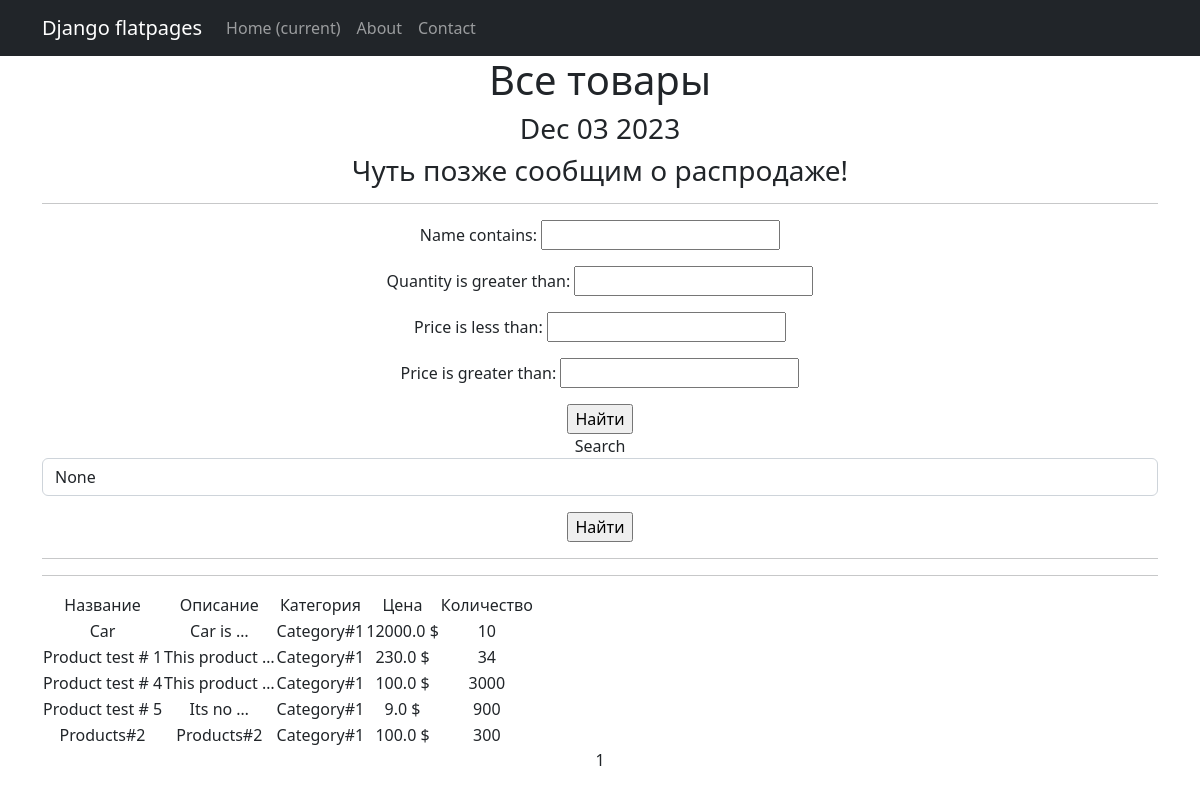
Before: /products/ with the older database file.
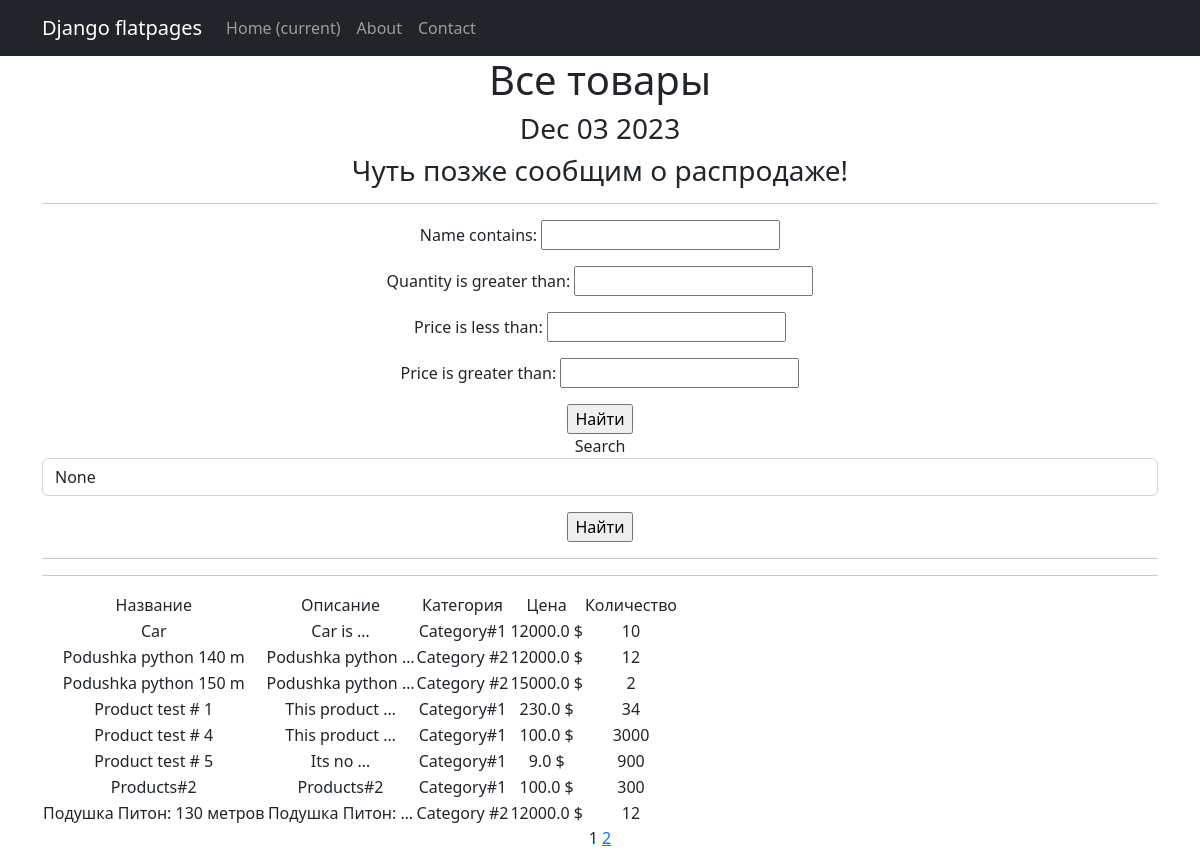
After: the same page with the newer database file.
### simpleapp/models.py (models this page shows, shortened)
class Product(models.Model):
    name = models.CharField(
        max_length=50,
        unique=True, # названия товаров не должны повторяться
    )
    description = models.TextField()
    quantity = models.IntegerField(
        validators=[MinValueValidator(0)],
    )
    category = models.ForeignKey(
        to='Category',
        on_delete=models.CASCADE,
        related_name='products', # все продукты в категории будут доступны через поле products
    )
    price = models.FloatField(
        validators=[MinValueValidator(0.0)],
    )

class Category(models.Model):
    name = models.CharField(max_length=100, unique=True)

### simpleapp/views.py (the view)
# urls.py: path('', ProductsList.as_view(), name='product_list'),  # refresh D4.5
class ProductsList(ListView):
    model = Product
    ordering = 'name'
    template_name = 'products.html'
    context_object_name = 'products'
    paginate_by = 8 # вот так мы можем указать количество записей на странице D 4.2
    def get_context_data(self, **kwargs):
        context = super().get_context_data(**kwargs)
        context['next_sale'] = None
        context['filterset'] = self.filterset
        return context
    def get_queryset(self):
        queryset = super().get_queryset()
        self.filterset = ProductFilter(self.request.GET, queryset)
        return self.filterset.qs

### simpleapp/templatetags/custom_filters.py (called while the page is built)
@register.filter() # or register.filter(name=’currency_rub’)
def currency(value, code='rub'): # {{ price|currency }}
   postfix = CURRENCIES_SYMBOLS[code]
   return f'{value} {postfix}'

### simpleapp/templatetags/custom_tags.py (called while the page is built)
@register.simple_tag()
def current_time(format_string='%b %d %Y'):
   return datetime.utcnow().strftime(format_string)

@register.simple_tag(takes_context=True)
def url_replace(context, **kwargs):
   d = context['request'].GET.copy()
   for k, v in kwargs.items():
      d[k] = v
   return d.urlencode()

### templates/products.html (shortened to what this page needs)
{% extends 'flatpages/default.html' %}
{% load custom_filters %}
{% load custom_tags %}
{% block content %}
   <h1>Все товары</h1>
   <h3> {% current_time '%b %d %Y' %} </h3>
   <h3> {{ next_sale|default_if_none:"Чуть позже сообщим о распродаже!" }} </h3>
   <hr>
   <form action="" method="get">
       {{ filterset.form.as_p }}
       <input type="submit" value="Найти" />
   </form>
   <form action="" method="get" >
      <label for="{{ filterset.form.name__icontains.id_for_label }}">Search</label>
      <input
        id="{{ filterset.form.name__icontains.id }}"
        name="{{ filterset.form.name__icontains.name }}"
        value="{{ filterset.form.name__icontains.value }}"
        class="form-control"
      >
      <input type="submit" class="mt-3 btn-primary" value="Найти" />
   </form>
   <hr>
   <hr>
   {% if products %}
       <table>
           <tr>
               <td>Название</td>
               <td>Описание</td>
               <td>Категория</td>
               <td>Цена</td>
               <td>Количество</td>
           </tr>
           {% for product in products %}
           <tr>
               <td>{{ product.name }}</td>
               <td>{{ product.description|truncatewords:2 }}</td>
               <td>{{ product.category.name }}</td>
               <td>{{ product.price|currency:"usd" }}</td>
               <td>{{ product.quantity }}</td>
           </tr>
           {% endfor %}
       </table>
   {% else %}
       <h2>Товаров нет!</h2>!
   {% endif %}
   {{ page_obj.number }}
   {% if page_obj.has_next %}
       <a href="?{% url_replace page=page_obj.next_page_number %}">{{ page_obj.next_page_number }}</a>
   {% endif %}
{% endblock content %}

### templates/flatpages/default.html (shortened to what this page needs)
<!DOCTYPE html>
<html lang="en">
    <head>
        {% load static %}
        <link href="{% static 'css/styles.css' %}" rel="stylesheet" />
    </head>
    <body>
        <nav class="navbar navbar-expand-lg navbar-dark bg-dark static-top">
           <div class="container">
               <a class="navbar-brand" href="#">Django flatpages</a>
               <div class="collapse navbar-collapse" id="navbarResponsive">
                   <ul class="navbar-nav ml-auto">
                       <li class="nav-item active">
                           <a class="nav-link" href="#">Home
                               <span class="sr-only">(current)</span>
                           </a>
                       </li>
                       <li class="nav-item">
                           <a class="nav-link" href="/about/">About</a>
                       </li>
                       <li class="nav-item">
                           <a class="nav-link" href="/contacts/">Contact</a>
                       </li>
                   </ul>
               </div>
           </div>
        </nav>
        <div class="container">
           <div class="row">
               <div class="col-lg-12 text-center">
                   {% block content %}{% endblock content %}
               </div>
           </div>
        </div>
    </body>
</html>

Changed rows visible on the page:
added Product: name "Podushka python 140 m", description "Podushka python …", category.name "Category #2", price "12000.0 $", quantity "12"
added Product: name "Podushka python 150 m", description "Podushka python …", category.name "Category #2", price "15000.0 $", quantity "2"
added Product: name "Подушка Питон: 130 метров", description "Подушка Питон: …", category.name "Category #2", price "12000.0 $", quantity "12"
Other visible differences:
{{ page_obj.next_page_number }}: (not shown) → "2"
